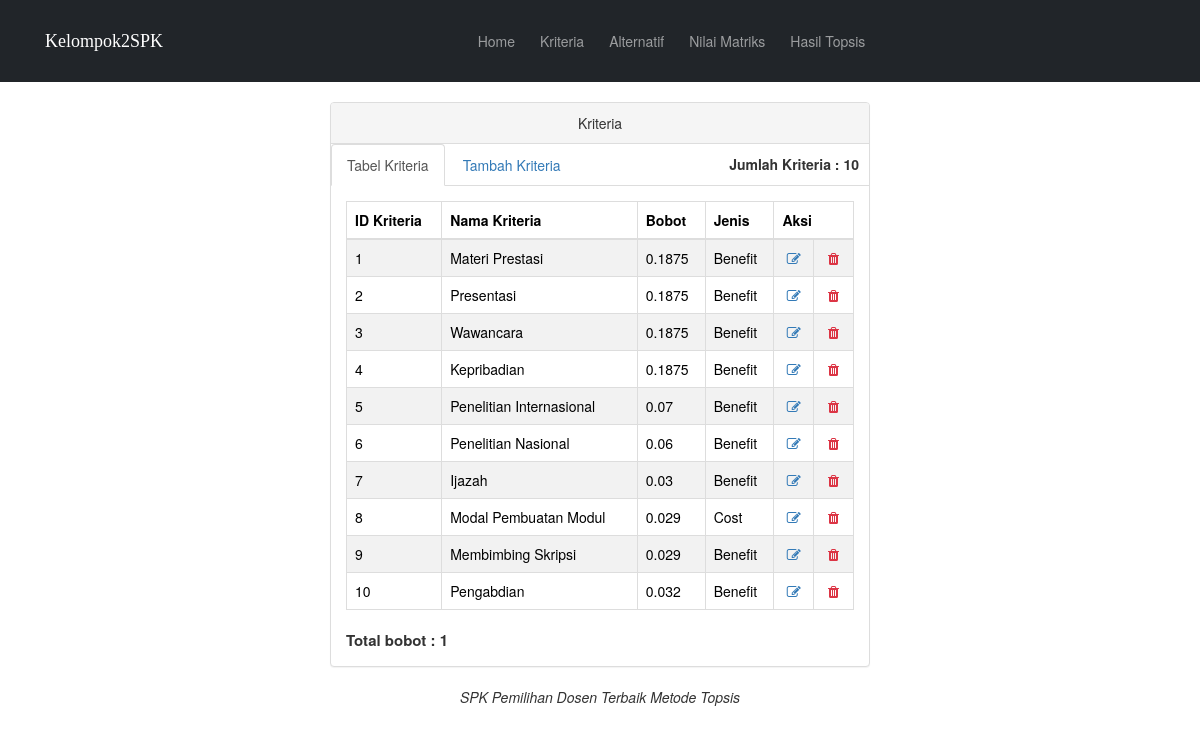
Page /kriteria.php on the committed database.
### tables this page shows
CREATE TABLE `tab_kriteria` (
  `id_kriteria` int(10) NOT NULL,
  `nama_kriteria` varchar(50) NOT NULL,
  `bobot` float NOT NULL,
  `status` varchar(20) NOT NULL
);

### kriteria.php (the view, shortened to what this page needs)
<?php
include("koneksi.php");
?>
<!DOCTYPE html>
<html>
<head>
  <link rel="stylesheet" href="style/style.css">
  <link href="https://cdn.jsdelivr.net/npm/bootstrap@5.3.2/dist/css/bootstrap.min.css" rel="stylesheet">
  <link rel="stylesheet" href="tampilan/css/bootstrap.min.css">
  <link href="tampilan/font-awesome/css/font-awesome.min.css" rel="stylesheet" type="text/css">
</head>
<body>
  <?php include_once('navbar.php') ?>
  <div class="container">
    <div class="row">
      <div class="col-lg-6 col-lg-offset-3">
        <div class="panel panel-default">
          <div class="panel-heading text-center">
            Kriteria
          </div>
          <ul class="nav nav-tabs">
            <li class="active">
              <a href="kriteria.php" data-toggle="tab">Tabel Kriteria</a>
            </li>
            <li>
              <a href="kriteriatambah.php" data-toggle="tab">Tambah Kriteria</a>
            </li>
            <li class="ms-auto">
              <?php
              $jumlahAlt = $koneksi->query('SELECT COUNT(*) FROM tab_kriteria')->fetch_array();
              ?>
              <div class="mt-3 px-3 mb-3 fw-bold">Jumlah Kriteria : <?= $jumlahAlt[0] ?></div>
            </li>
          </ul>
          <div class="panel-body">
            <div class="tab-content">
              <div class="">
                <table class="table table-striped table-bordered table-hover">
                  <thead>
                    <tr>
                      <th>ID Kriteria</th>
                      <th>Nama Kriteria</th>
                      <th>Bobot</th>
                      <th>Jenis</th>
                      <th colspan="3">Aksi</th>
                    </tr>
                  </thead>
                  <tbody>
                    <?php
                    $sql = $koneksi->query('SELECT * FROM tab_kriteria');
                    $i = 1;
                    while ($row = $sql->fetch_array()) {
                    ?>
                      <tr>
                        <td><?php echo $i; ?></td>
                        <td><?php echo $row[1] ?></td>
                        <td><?php echo $row[2] ?></td>
                        <td><?php echo $row[3] ?></td>
                        <td align="center">
                          <a href="editkriteria.php?id_kriteria=<?php echo $row['id_kriteria'] ?>"> <i class="fa fa-edit fa-fw"></i>
                        </td>
                        <td align="center">
                          <a href="hapuskriteria.php?id_kriteria=<?php echo $row['id_kriteria'] ?>"> <i class="fa fa-trash fa-fw text-danger" onclick="return confirm('Hapus kriteria?')"></i>
                        </td>
                      </tr>
                      <?php $i++; ?>
                    <?php } ?>
                  </tbody>
                </table>
                <?php
                $q = $koneksi->query("SELECT SUM(bobot) FROM tab_kriteria");
                $bobot = $q->fetch_array()[0];
                ?>
                <div class="fs-4 fw-bold">
                  Total bobot : <?= round($bobot, 3)  ?>
                </div>
              </div>
            </div>
          </div>
        </div>
      </div>
    </div>
  </div>
  <footer class="text-center">
    <div class="footer-below">
      <div class="container">
        <div class="row">
          <div class="col-lg-12">
            <em>SPK Pemilihan Dosen Terbaik Metode Topsis</em>
          </div>
        </div>
      </div>
    </div>
  </footer>
</body>
</html>

### rows in the picture
tab_kriteria: nama_kriteria "Materi Prestasi", bobot "0.1875", status "Benefit"
tab_kriteria: nama_kriteria "Presentasi", bobot "0.1875", status "Benefit"
tab_kriteria: nama_kriteria "Wawancara", bobot "0.1875", status "Benefit"
tab_kriteria: nama_kriteria "Kepribadian", bobot "0.1875", status "Benefit"
tab_kriteria: nama_kriteria "Penelitian Internasional", bobot "0.07", status "Benefit"
tab_kriteria: nama_kriteria "Penelitian Nasional", bobot "0.06", status "Benefit"
tab_kriteria: nama_kriteria "Ijazah", bobot "0.03", status "Benefit"
tab_kriteria: nama_kriteria "Modal Pembuatan Modul", bobot "0.029", status "Cost"
tab_kriteria: nama_kriteria "Membimbing Skripsi", bobot "0.029", status "Benefit"
tab_kriteria: nama_kriteria "Pengabdian", bobot "0.032", status "Benefit"

### other values in the picture
$jumlahAlt[0] "10"
$bobot "1"
